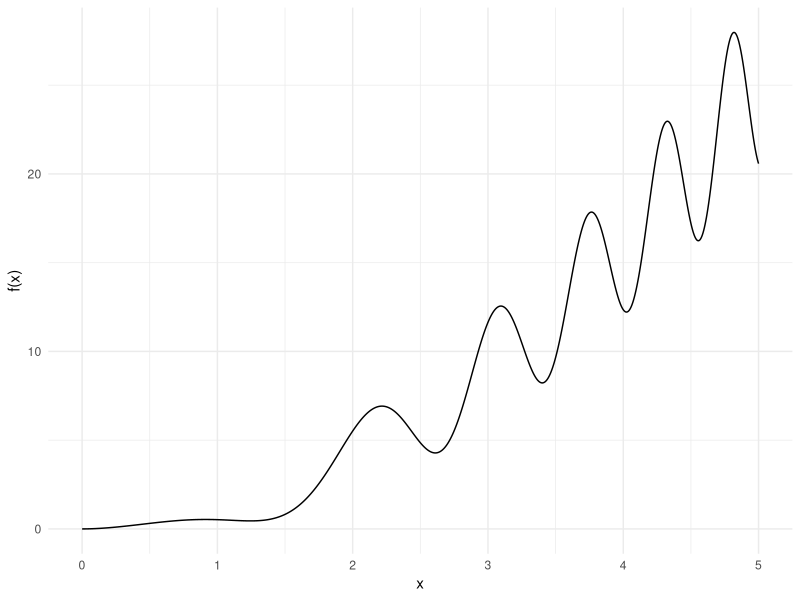

This figure's R source: (Note: this script raises an error after producing the figure.)
## ---- chunk 1
# Define a lambda function in R
add_two_numbers <- function(x, y) x + y

# equivalently, from R 4.1.0
add_two_numbers <- \(x, y) x + y

# Use the lambda function
add_two_numbers(1, 2)
## ---- chunk 2
# Define a function factory in R
make_power <- function(exponent) {
  # lambda here
  pow <- \(x) x^exponent
  return(pow)
}
# Use the function factory
cube <- make_power(3)
cube(2)  # Outputs 8
to_the_tenth <- make_power(10)
to_the_tenth(2) # Outputs 1024
## ---- chunk 3
library(ggplot2)
x <- seq(0, 5, length.out = 1000)
y <- x^2 + x *  sin(x - 1.5 * x^2)

ggplot(data.frame(x = x, y = y), aes(x=x, y=y)) + 
  geom_line() + 
  theme_minimal() +
  ylab("f(x)")
## ---- chunk 4
# overloading the arguments of seq to return 
# a lambda that takes an upper argument
grid_factory <- function(len) {
  make_grid <- \(up) seq(from=0, to=up, length.out = len)
  return(make_grid)
} 

# our function
f <- \(x) x^2 + x *  sin(x - 1.5 * x^2)

### low resolution grid maker
g1 <- grid_factory(10)

# max up to 2.5 (low res)
y <- f(g1(2.5))
max(y)

# max up to 3.5 (low res)
y <- f(g1(3.5))
max(y)

### high resolution grid maker
g2 <- grid_factory(1000)

# max up to 2.5 (high res)
y <- f(g2(2.5))
max(y)

# max up to 3.5 (high res)
y <- f(g2(3.5))
max(y)
## ---- chunk 5
# A lambda that prints a message 
# given a remainder
remainder_printer <- \(p, q, message)
  if (p %% q == 0) message else ""

fizzbuzz_v10299384 <- function(x) {
  f <- \(printer)
    \(x) paste0(printer(x, 3, "fizz"), printer(x, 5, "buzz"))
  
  # creating a new function and calling it directly!
  out <- f(remainder_printer)(x)
  
  if (nchar(out) == 0)
    out <- x 
  out
}

fizzbuzz_v10299384(15)
fizzbuzz_v10299384(7)
## ---- chunk 6
# import the purrr library
library(purrr)
# this is how we import libraries in R!

# Define a function that squares a number using the factory above
square <- make_power(2)

# Create a vector of numbers
numbers <- 1:5

# Use the map function to apply the square function to the vector
squares <- map_dbl(numbers, square)

squares
## ---- chunk 7
squares = sapply(numbers, square)
## ---- chunk 8
squares <- map_dbl(1:5, make_power(2))
squares
## ---- chunk 9
# Define a lambda that adds two numbers
add <- \(x, y) x + y

# Create two vectors of numbers
numbers1 <- c(1, 2, 3)
numbers2 <- c(10, 11, 12)

# Use the map2 function to apply the add function to the vectors
sums <- map2_dbl(numbers1, numbers2, add)

sums
## ---- chunk 10
sums <- map2_dbl( c(1, 2, 3),  c(10, 11, 12), \(x, y) x+y)
sums
## ---- chunk 11
# Define a function that adds two numbers
add <- \(x, y) x + y

# Create a list of two vectors of numbers
numbers <- list(c(1, 2, 3), c(10, 11, 12))

# Use the pmap function to apply the add function to the vectors
sums <- pmap_dbl(numbers, add)

sums
## ---- chunk 12
# Define two vectors
v1 <- c(1, 2, 3)
v2 <- c(10, 11, 12)

# Use the map2 function to multiply the components of the vectors
products <- map2_dbl(v1, v2, `*`)

# Use the reduce function to sum the products
dot_product <- reduce(products, `+`)

print(dot_product)
## ---- chunk 13
# Define a recursive function to compute the Fibonacci series
fibonacci <- function(n) {
  if (n <= 1) 
    return(n)
   else 
    return(fibonacci(n - 1) + fibonacci(n - 2))
}

# Print the first 10 numbers of the Fibonacci series
map_dbl(0:9, fibonacci)
## ---- chunk 14
# Create a 4x4 matrix in R
matrix_by_row <- matrix(1:16, nrow=4, ncol=4, byrow = TRUE)
matrix_by_row
## ---- chunk 15
# Create a matrix by binding vectors in R
v1 <- c(1, 2, 3, 4)
v2 <- c(5, 6, 7, 8)
v3 <- c(9, 10, 11, 12)
v4 <- c(13, 14, 15, 16)

# Bind vectors as columns
matrix_by_col <- cbind(v1, v2, v3, v4)
matrix_by_col
## ---- chunk 16
# Transpose the matrix in R
t(matrix_by_row)

# comparing the elements of the transposed
# matrix by row with that filled by columns
t(matrix_by_row) == matrix_by_col
## ---- chunk 17
# Define a 3x3 matrix in R
A <- matrix(c(1:9), nrow=3, ncol=3)

# Define a 3x1 vector in R
v <- c(1, 2, 3)
## ---- chunk 18
# Matrix addition
A + A

# Element-wise multiplication
A * A

# Squaring all elements (equivalent to above)
A^2

# Matrix multiplication
A %*% A

# Matrix-vector multiplication
A %*% v
## ---- chunk 19
# Define a full rank matrix
B <- matrix(c(1, 2, 3, 4, 5, 6, 1, 4, 3), nrow=3, byrow=T)
B
## ---- chunk 20
# Compute the determinant of A and B
det(A)
det(B)
## ---- chunk 21
# Compute the inverse of A
solve(A)
# Compute the inverse of B
solve(B)
solve(B) %*% B
## ---- chunk 22
# Compute the eigenvalues and eigenvectors of A and B in R
eigen(A)
eigen(B)
